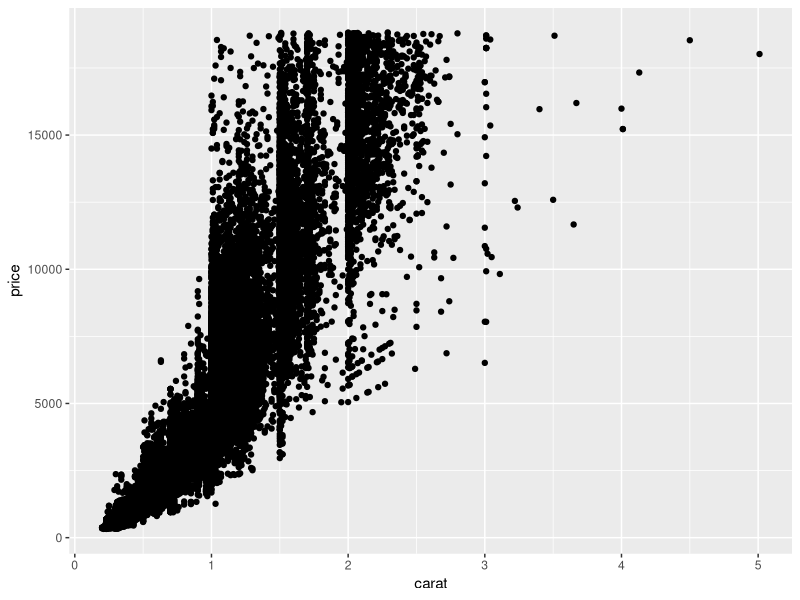
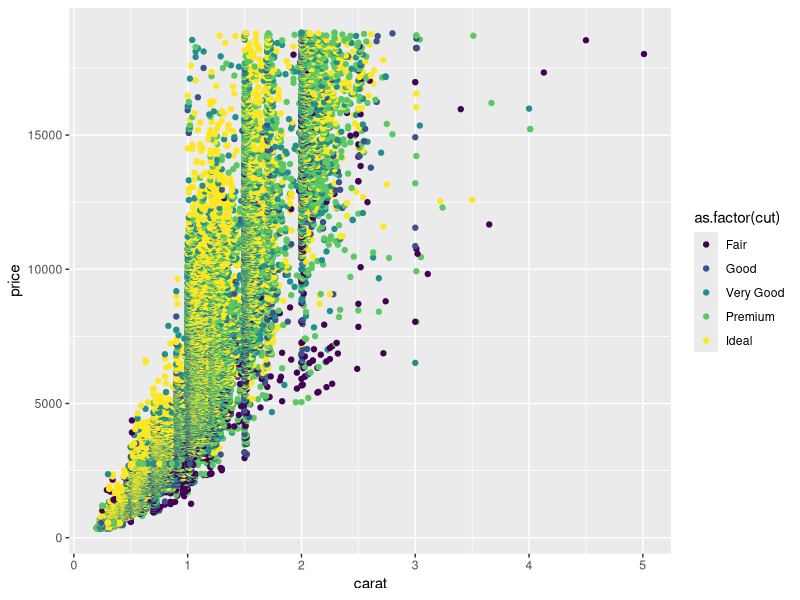

The R source for these figures, in order:
## ---- chunk 1
library(tidyverse)
## ---- chunk 2
diamonds |>
  ggplot(
    mapping = aes( 
      x = carat,   
      y = price    
    )
  ) +
  geom_point()

## ---- chunk 3
## TASK: Plot `price`, `carat`, and `cut` below
diamonds |>
  ggplot(mapping = aes(
    x = carat,
    y = price,
    color = as.factor(cut)
  )) +
  geom_point()
